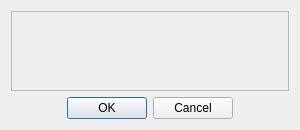
<?xml version="1.0" encoding="UTF-8"?>
<ui version="4.0">
 <class>EditMessageDialog</class>
 <widget class="QDialog" name="EditMessageDialog">
  <property name="geometry">
   <rect>
    <x>0</x>
    <y>0</y>
    <width>300</width>
    <height>130</height>
   </rect>
  </property>
  <property name="sizePolicy">
   <sizepolicy hsizetype="Expanding" vsizetype="Expanding">
    <horstretch>0</horstretch>
    <verstretch>0</verstretch>
   </sizepolicy>
  </property>
  <property name="minimumSize">
   <size>
    <width>300</width>
    <height>130</height>
   </size>
  </property>
  <property name="maximumSize">
   <size>
    <width>800</width>
    <height>600</height>
   </size>
  </property>
  <property name="windowTitle">
   <string>Edit message</string>
  </property>
  <property name="locale">
   <locale language="English" country="UnitedStates"/>
  </property>
  <property name="modal">
   <bool>true</bool>
  </property>
  <layout class="QVBoxLayout" name="verticalLayout">
   <item>
    <widget class="QScrollArea" name="scrollArea">
     <property name="widgetResizable">
      <bool>true</bool>
     </property>
     <property name="alignment">
      <set>Qt::AlignCenter</set>
     </property>
     <widget class="QWidget" name="scrollAreaWidgetContents">
      <property name="geometry">
       <rect>
        <x>0</x>
        <y>0</y>
        <width>280</width>
        <height>80</height>
       </rect>
      </property>
      <property name="sizePolicy">
       <sizepolicy hsizetype="Expanding" vsizetype="Expanding">
        <horstretch>0</horstretch>
        <verstretch>0</verstretch>
       </sizepolicy>
      </property>
     </widget>
    </widget>
   </item>
   <item>
    <widget class="QDialogButtonBox" name="buttonBox">
     <property name="orientation">
      <enum>Qt::Horizontal</enum>
     </property>
     <property name="standardButtons">
      <set>QDialogButtonBox::Cancel|QDialogButtonBox::Ok</set>
     </property>
     <property name="centerButtons">
      <bool>true</bool>
     </property>
    </widget>
   </item>
  </layout>
 </widget>
 <resources/>
 <connections>
  <connection>
   <sender>buttonBox</sender>
   <signal>accepted()</signal>
   <receiver>EditMessageDialog</receiver>
   <slot>accept()</slot>
   <hints>
    <hint type="sourcelabel">
     <x>248</x>
     <y>254</y>
    </hint>
    <hint type="destinationlabel">
     <x>157</x>
     <y>274</y>
    </hint>
   </hints>
  </connection>
  <connection>
   <sender>buttonBox</sender>
   <signal>rejected()</signal>
   <receiver>EditMessageDialog</receiver>
   <slot>reject()</slot>
   <hints>
    <hint type="sourcelabel">
     <x>316</x>
     <y>260</y>
    </hint>
    <hint type="destinationlabel">
     <x>286</x>
     <y>274</y>
    </hint>
   </hints>
  </connection>
 </connections>
</ui>
